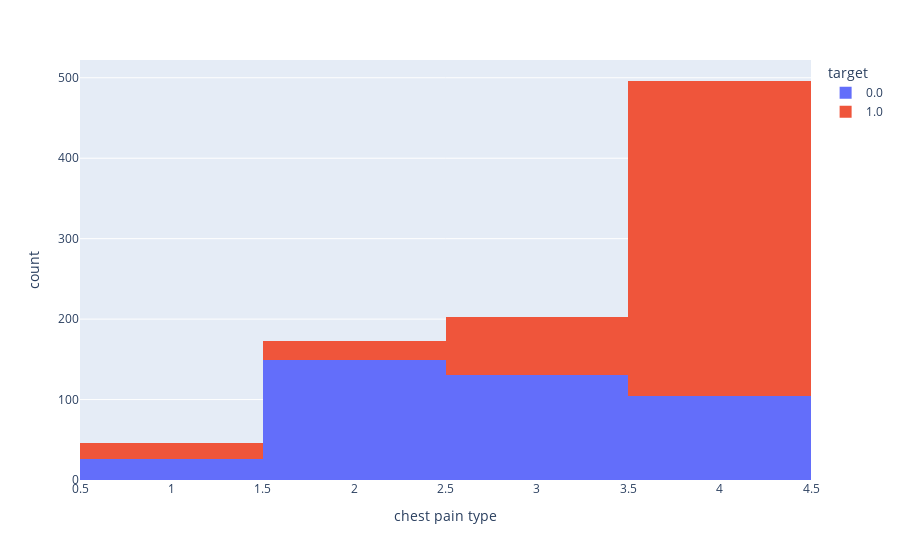

The notebook cell saved with this chart:
### Code cell
px.histogram(data , x = 'chest pain type' , color= 'target')

### Figure 1 — Plotly figure (JSON) as saved in the notebook; plotly's stock layout.template omitted (floating-point values rounded to 4 significant figures; data arrays with more than 128 entries replaced by an {"elided": "..."} marker saying what was removed)
{"data": [{"bingroup": "x", "hovertemplate": "target=0.0<br>chest pain type=%{x}<br>count=%{y}<extra></extra>", "legendgroup": "0.0", "marker": {"color": "#636efa", "pattern": {"shape": ""}}, "name": "0.0", "orientation": "v", "showlegend": true, "type": "histogram", "x": {"elided": "410 float values"}, "xaxis": "x", "yaxis": "y"}, {"bingroup": "x", "hovertemplate": "target=1.0<br>chest pain type=%{x}<br>count=%{y}<extra></extra>", "legendgroup": "1.0", "marker": {"color": "#EF553B", "pattern": {"shape": ""}}, "name": "1.0", "orientation": "v", "showlegend": true, "type": "histogram", "x": {"elided": "508 float values"}, "xaxis": "x", "yaxis": "y"}], "layout": {"barmode": "relative", "legend": {"title": {"text": "target"}, "tracegroupgap": 0}, "margin": {"t": 60}, "xaxis": {"anchor": "y", "domain": [0, 1], "title": {"text": "chest pain type"}}, "yaxis": {"anchor": "x", "domain": [0, 1], "title": {"text": "count"}}}}
